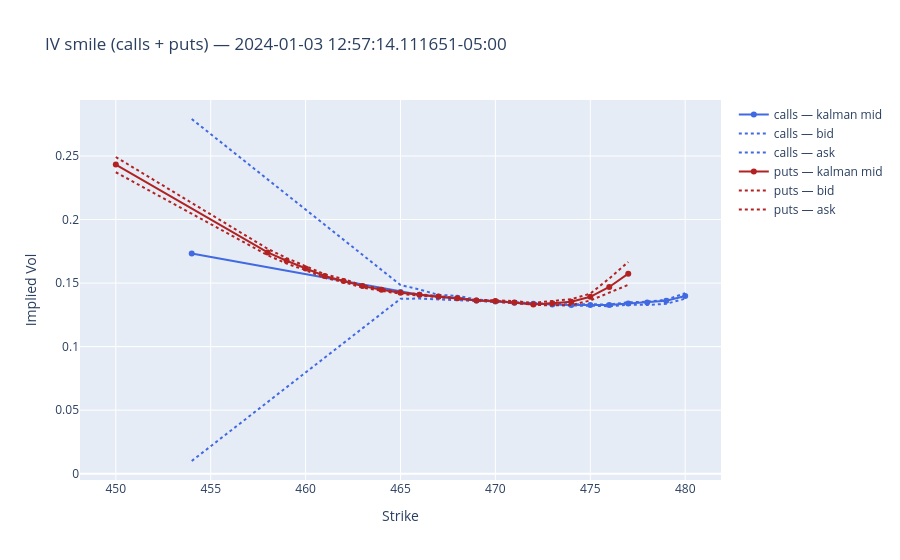

Source (notebook cell):
### Markdown cell above
## Smile snapshot — calls and puts on the same chart

### Code cell
import personal.shared_functions.utils as _u

strikes_all = sorted(df_iv_surface_long["strike"].unique().to_list())
strikes_C = sorted(df_iv_surface_long.filter(pl.col("is_call"))["strike"].unique().to_list())
strikes_P = sorted(df_iv_surface_long.filter(~pl.col("is_call"))["strike"].unique().to_list())

_, expiry, _ = _u.parse_option_ticker(
    df_tickers.filter(pl.col("ticker").str.contains("C"))["ticker"][0]
)

row_idx = df_filtered.shape[0] // 2  # ← change this (0 to df_filtered.shape[0]-1)
snapshot_ts = df_filtered["ts_ns"][row_idx]
row = df_iv_surface_wide.filter(pl.col("ts_ns") <= snapshot_ts).tail(1)

fig = go.Figure()

fig.add_trace(
    go.Scatter(
        x=strikes_C,
        y=[row[f"kalman_iv_{int(k)}_C"][0] for k in strikes_C],
        mode="lines+markers",
        name="calls — kalman mid",
        line=dict(color="royalblue"),
    )
)
fig.add_trace(
    go.Scatter(
        x=strikes_C,
        y=[row[f"bid_iv_{int(k)}_C"][0] for k in strikes_C],
        mode="lines",
        name="calls — bid",
        line=dict(color="royalblue", dash="dot"),
    )
)
fig.add_trace(
    go.Scatter(
        x=strikes_C,
        y=[row[f"ask_iv_{int(k)}_C"][0] for k in strikes_C],
        mode="lines",
        name="calls — ask",
        line=dict(color="royalblue", dash="dot"),
    )
)

fig.add_trace(
    go.Scatter(
        x=strikes_P,
        y=[row[f"kalman_iv_{int(k)}_P"][0] for k in strikes_P],
        mode="lines+markers",
        name="puts — kalman mid",
        line=dict(color="firebrick"),
    )
)
fig.add_trace(
    go.Scatter(
        x=strikes_P,
        y=[row[f"bid_iv_{int(k)}_P"][0] for k in strikes_P],
        mode="lines",
        name="puts — bid",
        line=dict(color="firebrick", dash="dot"),
    )
)
fig.add_trace(
    go.Scatter(
        x=strikes_P,
        y=[row[f"ask_iv_{int(k)}_P"][0] for k in strikes_P],
        mode="lines",
        name="puts — ask",
        line=dict(color="firebrick", dash="dot"),
    )
)

fig.update_layout(
    title=f"IV smile (calls + puts) — {snapshot_ts}",
    xaxis_title="Strike",
    yaxis_title="Implied Vol",
)
fig.show()

### Figure 1 — Plotly figure (JSON) as saved in the notebook; plotly's stock layout.template omitted (floating-point values rounded to 4 significant figures)
{"data": [{"line": {"color": "royalblue"}, "mode": "lines+markers", "name": "calls — kalman mid", "type": "scatter", "x": [454, 465, 466, 467, 468, 469, 470, 471, 472, 473, 474, 475, 476, 477, 478, 479, 480], "y": [0.1732, 0.143, 0.1407, 0.1393, 0.1382, 0.1363, 0.1355, 0.1345, 0.1338, 0.1332, 0.1328, 0.1328, 0.1327, 0.1339, 0.1348, 0.136, 0.1399]}, {"line": {"color": "royalblue", "dash": "dot"}, "mode": "lines", "name": "calls — bid", "type": "scatter", "x": [454, 465, 466, 467, 468, 469, 470, 471, 472, 473, 474, 475, 476, 477, 478, 479, 480], "y": [0.01, 0.1376, 0.1378, 0.1372, 0.1369, 0.1357, 0.1353, 0.1341, 0.1335, 0.1328, 0.1323, 0.1322, 0.1318, 0.1331, 0.1328, 0.1336, 0.1378]}, {"line": {"color": "royalblue", "dash": "dot"}, "mode": "lines", "name": "calls — ask", "type": "scatter", "x": [454, 465, 466, 467, 468, 469, 470, 471, 472, 473, 474, 475, 476, 477, 478, 479, 480], "y": [0.2791, 0.1485, 0.1449, 0.1407, 0.14, 0.1371, 0.136, 0.1348, 0.1342, 0.1337, 0.1333, 0.1333, 0.1332, 0.1349, 0.1353, 0.1369, 0.1421]}, {"line": {"color": "firebrick"}, "mode": "lines+markers", "name": "puts — kalman mid", "type": "scatter", "x": [450, 458, 459, 460, 461, 462, 463, 464, 465, 466, 467, 468, 469, 470, 471, 472, 473, 474, 475, 476, 477], "y": [0.2433, 0.1741, 0.1676, 0.1614, 0.1556, 0.1517, 0.1476, 0.1448, 0.1423, 0.1409, 0.1395, 0.138, 0.1363, 0.1358, 0.1347, 0.1332, 0.1342, 0.1354, 0.1392, 0.1469, 0.1574]}, {"line": {"color": "firebrick", "dash": "dot"}, "mode": "lines", "name": "puts — bid", "type": "scatter", "x": [450, 458, 459, 460, 461, 462, 463, 464, 465, 466, 467, 468, 469, 470, 471, 472, 473, 474, 475, 476, 477], "y": [0.2372, 0.172, 0.1654, 0.1602, 0.1541, 0.1508, 0.1464, 0.144, 0.1415, 0.1402, 0.139, 0.1375, 0.136, 0.1351, 0.1344, 0.133, 0.1324, 0.1327, 0.1363, 0.1427, 0.1486]}, {"line": {"color": "firebrick", "dash": "dot"}, "mode": "lines", "name": "puts — ask", "type": "scatter", "x": [450, 458, 459, 460, 461, 462, 463, 464, 465, 466, 467, 468, 469, 470, 471, 472, 473, 474, 475, 476, 477], "y": [0.2492, 0.177, 0.1697, 0.1636, 0.157, 0.1531, 0.1483, 0.1455, 0.1427, 0.1412, 0.1399, 0.1382, 0.1368, 0.1365, 0.1359, 0.1345, 0.1357, 0.1373, 0.1417, 0.1536, 0.1666]}], "layout": {"title": {"text": "IV smile (calls + puts) — 2024-01-03 12:57:14.111651-05:00"}, "xaxis": {"title": {"text": "Strike"}}, "yaxis": {"title": {"text": "Implied Vol"}}}}
